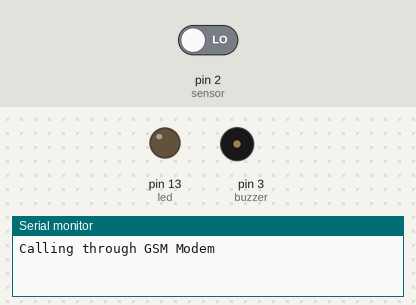
A sketch run on a simulated Arduino Uno, built with avr-gcc and run on an emulated ATmega328P. Shown: output pins drawn as LEDs (lit = HIGH), buzzer (waves = sounding, pin HIGH), the last lines printed to the serial monitor. The inputs (shaded band) are chosen by the test bench; at power-on: pin 2 (sensor) LOW. The modem accepts every AT command (registered, SIM ready, sends succeed) and sends nothing else.

Above: at 3.2 s.
3.3 s: pin 2 (sensor) driven HIGH
At 4.1 s:
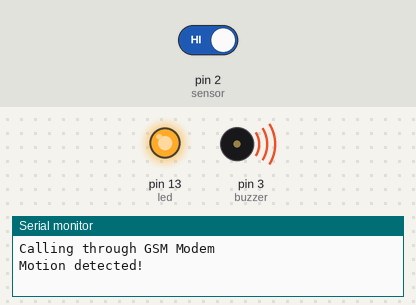
At 4.9 s:
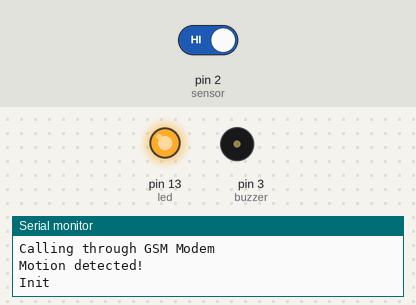
Timing chart, 0 to 6.4 s (numbered marks = the images above; inputs shaded):
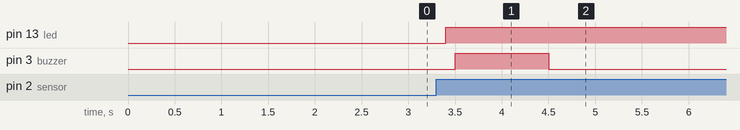

Measured:
- after the input at 3.3 s, pin 13 (led): LOW → HIGH after 0.10 s; pin 3 (buzzer): LOW → HIGH after 0.20 s, → LOW 1.0 s later

The sketch:

Motion_detection_ino.ino
```cpp
#include<SoftwareSerial.h>
SoftwareSerial gsm(10,11); //TX/RX
int buzzer = 3;                // the pin that the LED is atteched to

int led = 13;                // the pin that the LED is atteched to
int sensor = 2;              // the pin that the sensor is atteched to
int state = LOW;             // by default, no motion detected
int val = 0;                 // variable to store the sensor status (value)

void setup() {

// Open serial communications and wait for port to open:
Serial.begin(9600);

Serial.println("Calling through GSM Modem");

// set the data rate for the SoftwareSerial port
gsm.begin(9600);
delay(2000);
pinMode(sensor,INPUT);
pinMode(led,OUTPUT);
pinMode(buzzer,OUTPUT);


}

void loop() {
  val = digitalRead(sensor);   // read sensor value
  if (val == HIGH) {           // check if the sensor is HIGH
    digitalWrite(led, HIGH);   // turn LED ON
    delay(100);                // delay 100 milliseconds

    if (state == LOW) {
      Serial.println("Motion detected!");
      digitalWrite(buzzer, HIGH);   // turn LED ON
          delay(1000);                // delay 100 milliseconds

      digitalWrite(buzzer, LOW);   // turn LED ON

      sendsms();
      state = HIGH;       // update variable state to HIGH
    }
  }
  else {
      digitalWrite(led, LOW); // turn LED OFF
      delay(200);             // delay 200 milliseconds

      if (state == HIGH){
        Serial.println("Motion stopped!");
        //digitalWrite(buzzer, LOW);   // turn LED ON

        state = LOW;       // update variable state to LOW
    }
  }
  // put your main code here, to run repeatedly:
// print response over serial port
//if (gsm.available())
//Serial.write(gsm.read());
}

void sendsms(){
  Serial.println("Init");
  // put your setup code here, to run once:
   gsm.print("\r");
  delay(1000);
  gsm.println("AT+CMGF=1");
  delay(1000);
  /*Replace XXXXXXXXXX to 10 digit mobile number &  ZZ to 2 digit country code*/

  gsm.print("AT+CMGS=\"+919137591273\"\r");
  delay(1000);
  //The text of the message to be sent.
  gsm.print("Motion Detected\nSecurity Alert....!!!!! some one entered in the house");
  delay(1000);
  gsm.println((char)26);
  delay(1000);
  Serial.println("Sent");

}
```
